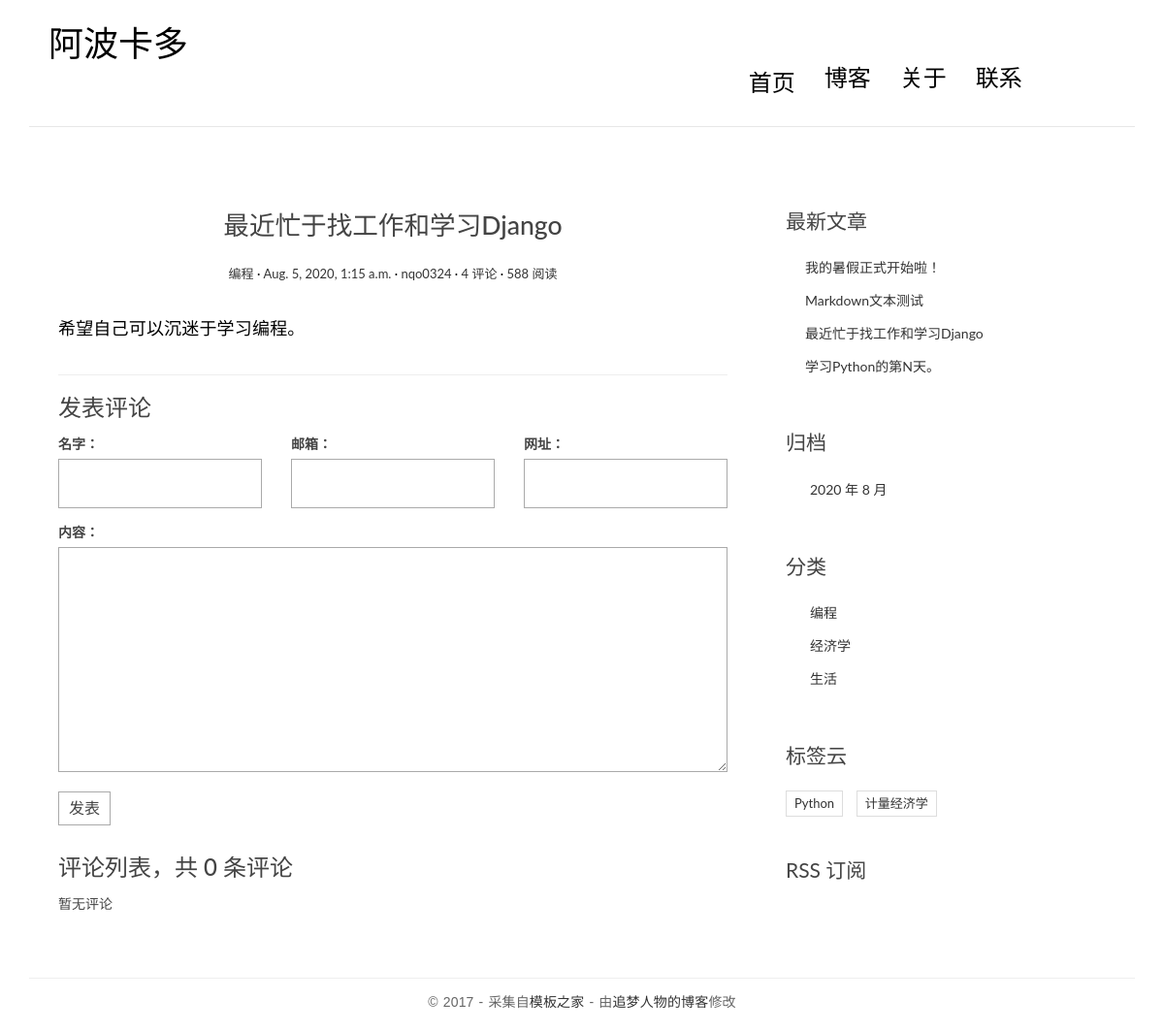
Page /posts/2/ on the committed database.
### blog/models.py (models this page shows, shortened)
class Post(models.Model):
    title = models.CharField('标题', max_length=70)
    body = models.TextField('正文')
    created_time = models.DateTimeField('创建时间', default=timezone.now)
    modified_time = models.DateTimeField('修改时间')
    excerpt = models.CharField('摘要', max_length=200, blank=True)
    category = models.ForeignKey(Category, verbose_name='分类', on_delete=models.CASCADE)
    tags = models.ManyToManyField(Tag, verbose_name='标签', blank=True)
    author = models.ForeignKey(User, verbose_name='作者', on_delete=models.CASCADE)
    class Meta:
        verbose_name = '文章' # class Meta 中的verbose_name_plural 用来更改后台模型的名字。
        verbose_name_plural = verbose_name
        ordering = ['-created_time']
    def get_absolute_url(self):
        return reverse("blog:detail", kwargs={"pk": self.pk})

class Category(models.Model):
    name = models.CharField(max_length=100)
    class Meta:
        verbose_name = '分类'
        verbose_name_plural = verbose_name

class Tag(models.Model):
    name = models.CharField(max_length=100)
    class Meta:
        verbose_name = "标签"
        verbose_name_plural = verbose_name

### blog/views.py (the view)
# urls.py: path('posts/<int:pk>/', views.detail, name='detail'),
def detail(request, pk):
    post = get_object_or_404(Post, pk=pk)
    md = markdown.Markdown(extensions=[
        'markdown.extensions.extra',
        'markdown.extensions.codehilite',
        'markdown.extensions.fenced_code',
        'markdown.extensions.toc',
    ])
    post.body = md.convert(post.body)
    m = re.search(r'<div class="toc">\s*<ul>(.*)</ul>\s*</div>', md.toc, re.S)
    post.toc = m.group(1) if m is not None else ''
    return render(request, 'blog/detail.html', context={'post': post})

### comments/forms.py
class CommentForm(forms.ModelForm):
    class Meta:
        model = Comment
        fields = ['name', 'email', 'url', 'text']

### blog/templatetags/blog_extras.py (called while the page is built)
@register.inclusion_tag('blog/inclusions/_recent_posts.html', takes_context=True)
def show_recent_posts(context, num=5):
    return {
        'recent_post_list': Post.objects.all().order_by('-created_time')[:num],
    }

@register.inclusion_tag('blog/inclusions/_archives.html', takes_context=True)
def show_archives(context):
    return {
        'date_list': Post.objects.dates('created_time', 'month', order='DESC'),
    }

@register.inclusion_tag('blog/inclusions/_categories.html', takes_context=True)
def show_categories(context):
    return {
        'category_list': Category.objects.all(),
    }

@register.inclusion_tag('blog/inclusions/_tags.html', takes_context=True)
def show_tags(context):
    return {
        'tag_list': Tag.objects.all(),
    }

### comments/templatetags/comments_extras.py (called while the page is built)
@register.inclusion_tag('comments/inclusions/_form.html', takes_context=True)
def show_comment_form(context, post, form=None):
    if form is None:
        form = CommentForm()
    return {
        'form': form,
        'post': post,
    }

@register.inclusion_tag('comments/inclusions/_list.html', takes_context=True)
def show_comments(context, post):
    comment_list = post.comment_set.all().order_by('-created_time')
    comment_count = comment_list.count()
    return{
        'comment_count': comment_count,
        'comment_list': comment_list,
    }

### templates/blog/detail.html (shortened to what this page needs)
{% extends 'base.html' %}
{% load comments_extras %}
           {% block main %}
                <article class="post post-{{ post.pk }}">
                    <header class="entry-header">
                        <h1 class="entry-title">{{ post.title }}</h1>
                        <div class="entry-meta">
                            <span class="post-category"><a href="#">{{ post.category.name }}</a></span>
                            <span class="post-date"><a href="#"><time class="entry-date"
                                                                      datetime="{{ post.created_time }}">{{ post.created_time }}</time></a></span>
                            <span class="post-author"><a href="#">{{ post.author }}</a></span>
                            <span class="comments-link"><a href="{% url 'blog:preview' %}">4 评论</a></span>
                            <span class="views-count"><a href="#">588 阅读</a></span>
                        </div>
                    </header>
                    <div class="entry-content clearfix">
                        {{ post.body|safe }}
                    </div>
                </article>
                <section class="comment-area" id="comment-area">
                    <hr>
                    <h3>发表评论</h3>
                    {% show_comment_form post %}
                    <div class="comment-list-panel">
                        {% show_comments post %}
                    </div>
                </section>
            {% endblock main %}

### templates/blog/inclusions/_recent_posts.html
<div class = "widget widget-recent-posts">
    <h3 class = "widget-title">最新文章</h3>
    <ul>
        {% for post in recent_post_list %}
        <Li>
            <a href="{{ post.get_absolute_url }}">{{ post.title }}</a>
        </Li>
        {% empty %}
          暂无文章！
        {% endfor %}
    </ul>
</div>

### templates/blog/inclusions/_categories.html
<div class="widget widget-category">
    <h3 class="widget-title">分类</h3>
<ul>
    {% for category in category_list %}
    <li>
        <a href="{% url 'blog:category' category.pk %}">{{ category.name }}</a>
    </li>
    {% empty %}
      暂无分类!
    {% endfor %}
</ul>
</div>

### templates/blog/inclusions/_tags.html
<div class="widget widget-tag-cloud">
<h3 class="widget-title">标签云</h3>
    <ul>
        {% for tag in tag_list %}
        <li>
            <a href="{% url 'blog:tag' tag.pk %}">{{ tag.name }}</a>
        </li>
        {% empty %}
         暂无标签！
        {% endfor %}
    </ul>
</div>

### blog/static/blog/css/custom.css (style rules this page uses)
* { outline: none; }
h1, h2, h3, h4, h5, h6 { margin-top: 0; }
a { color: #333; }
body { color: #444; font-family: 'Lato', sans-serif; }
p { font-family: 'Ubuntu', sans-serif; font-weight: 400; word-spacing: 1px; letter-spacing: 0.01em; }
.post { background: #fff; padding: 30px 30px 0; }
.entry-title { text-align: center; font-size: 1.9em; margin-bottom: 20px; line-height: 1.6; padding: 10px 20px 0; }
.entry-meta { text-align: center; color: #DDDDDD; font-size: 13px; margin-bottom: 30px; }
.entry-content { font-size: 18px; line-height: 1.9; font-weight: 300; color: #000; }
.post-category::after, .post-date::after, .post-author::after, .comments-link::after { content: ' ·'; color: #000; }
.widget { background: #fff; padding: 30px 0 0; }
.widget-title { font-size: 1.5em; margin-bottom: 20px; line-height: 1.6; padding: 10px 0 0; font-weight: 400; }
.widget-recent-posts ul { padding: 0; margin: 0; padding-left: 20px; }
.widget-recent-posts ul li { list-style-type: none; position: relative; line-height: 170%; margin-bottom: 10px; }
.widget-recent-posts ul li::before { content: '\f3d3'; font-family: "Ionicons"; position: absolute; left: -17px; top: 3px; font-size: 16px; color: #000; }
.widget-category ul { padding: 0; margin: 0; padding-left: 25px; }
.widget-category ul li { list-style-type: none; position: relative; line-height: 170%; margin-bottom: 10px; }
.widget-category ul li::before { content: '\f3fe'; font-family: "Ionicons"; position: absolute; left: -25px; top: 1px; font-size: 18px; color: #000; }
.widget-tag-cloud ul { padding: 0; margin: 0; margin-right: -10px; }
.widget-tag-cloud ul li { list-style-type: none; font-size: 13px; display: inline-block; margin-right: 10px; margin-bottom: 10px; padding: 3px 8px; border: 1px solid #ddd; }
.contact-form input, .comment-form input { border: 1px solid #aaa; margin-bottom: 15px; width: 100%; padding: 15px 15px; font-size: 16px; line-height: 100%; transition: 0.4s border-color linear; }
.contact-form textarea, .comment-form textarea { border: 1px solid #aaa; margin-bottom: 15px; width: 100%; padding: 15px 15px; font-size: 16px; line-height: 20px !important; min-height: 183px; transition: 0.4s border-color linear; }
.comment-area { padding: 0 30px 0; }
.comment-list-panel { margin-top: 30px; }

### rows in the picture
Post: title "最近忙于找工作和学习Django", category.name "编程", created_time "Aug. 5, 2020, 1:15 a.m.", author "nqo0324", body "希望自己可以沉迷于学习编程。"
Post: title "我的暑假正式开始啦！"
Post: title "Markdown文本测试"
Post: title "学习Python的第N天。"
Category: name "编程"
Category: name "经济学"
Category: name "生活"
Tag: name "Python"
Tag: name "计量经济学"

### other values in the picture
{{ comment_count }} "0"
{{ date.year }} "2020"
{{ date.month }} "8"
